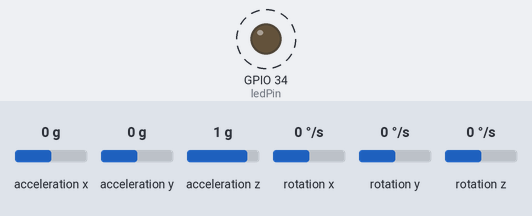
Simulated run of this sketch. Board: ESP32. On the bench: output pins drawn as LEDs (lit = HIGH). Dashed ring = blinking. The test bench sets the inputs (shaded band); at power-on: acceleration x 0 g, acceleration y 0 g, acceleration z 1 g, rotation x 0 °/s, rotation y 0 °/s, rotation z 0 °/s. What the sketch prints to the serial monitor is not drawn.

Above: at 0.7 s.
Timing chart, 0 to 3.0 s (numbered marks = the images above):
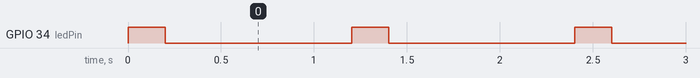

The sketch:

FreeRtos_I2C.ino
```cpp
#include <MPU9250_asukiaaa.h>

//defino los pines del I2C para el ESP32
#define SDA_PIN 21
#define SCL_PIN 22

//defino el pin del led
#define ledPin 34

// se define el objeto utilizado para esta libreria
MPU9250_asukiaaa mySensor;

double aX, aY, aZ;

const portTickType ledDelay = 200 / portTICK_RATE_MS;
const portTickType muestreoDelay = 100 / portTICK_RATE_MS;
const portTickType envioDelay = 1000 / portTICK_RATE_MS;


void setup() {

  //inicializo

  Serial.begin(115200);
  while(!Serial);
  Serial.println("started");

  #ifdef _ESP32_HAL_I2C_H_ // For ESP32
  Wire.begin(SDA_PIN, SCL_PIN);
  mySensor.setWire(&Wire);
  #endif

  mySensor.beginAccel();

  xTaskCreate(MuestreoAcel,"MuestreoAcel",10000,NULL,2,NULL);
  xTaskCreate(EnvioDatos,"EnvioDatos",10000,NULL,2,NULL);
//inicio el scheduler

}

//defino las tareas

void MuestreoAcel(void*parameter)
{
while(1){
  if (mySensor.accelUpdate() == 0) {
    aX = mySensor.accelX();
    aY = mySensor.accelY();
    aZ = mySensor.accelZ();
    } else {
    Serial.println("Cannod read accel values");
    }
    vTaskDelay(muestreoDelay);
}
}

void EnvioDatos(void*parameter)
{
pinMode(ledPin,OUTPUT);

while(1){
   Serial.println("accelX: " + String(aX));
   Serial.println("accelY: " + String(aY));
   Serial.println("accelZ: " + String(aZ));
   digitalWrite(ledPin, HIGH);
   vTaskDelay(ledDelay);
   digitalWrite(ledPin, LOW);
   vTaskDelay(envioDelay);
}
}


void loop()
{
}
```

Measured:
- by itself, GPIO 34 (ledPin): alternates HIGH for 0.20 s and LOW for 1.0 s
